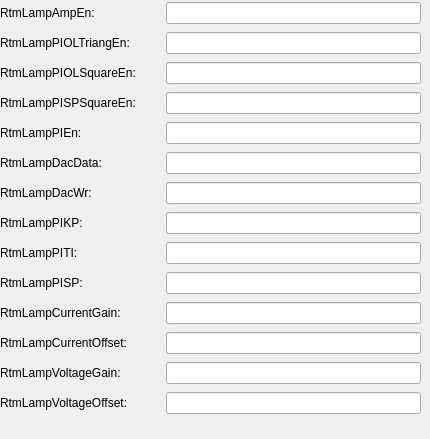
   <widget class="QWidget" name="tab_6">
    <attribute name="title">
     <string>CH3</string>
    </attribute>
    <widget class="QWidget" name="gridLayoutWidget_5">
     <property name="geometry">
      <rect>
       <x>0</x>
       <y>0</y>
       <width>421</width>
       <height>430</height>
      </rect>
     </property>
     <layout class="QGridLayout" name="gridLayout_5">
      <item row="18" column="2">
       <widget class="PyDMLineEdit" name="PyDMLineEdit_40">
        <property name="toolTip">
         <string/>
        </property>
        <property name="channel" stdset="0">
         <string>XX-99SL01:DI-FOFBCtrl:RtmLampPIEnCH3-SP</string>
        </property>
       </widget>
      </item>
      <item row="27" column="0">
       <widget class="QLabel" name="label_235">
        <property name="text">
         <string>RtmLampVoltageOffset:</string>
        </property>
       </widget>
      </item>
      <item row="22" column="2">
       <widget class="PyDMLineEdit" name="PyDMLineEdit_42">
        <property name="toolTip">
         <string/>
        </property>
        <property name="channel" stdset="0">
         <string>XX-99SL01:DI-FOFBCtrl:RtmLampPITICH3-SP</string>
        </property>
       </widget>
      </item>
      <item row="17" column="1">
       <widget class="PyDMLabel" name="PyDMLabel_53">
        <property name="toolTip">
         <string/>
        </property>
        <property name="channel" stdset="0">
         <string>XX-99SL01:DI-FOFBCtrl:RtmLampPISPSquareEnCH3-RB</string>
        </property>
       </widget>
      </item>
      <item row="23" column="2">
       <widget class="PyDMLineEdit" name="PyDMLineEdit_41">
        <property name="toolTip">
         <string/>
        </property>
        <property name="channel" stdset="0">
         <string>XX-99SL01:DI-FOFBCtrl:RtmLampPISPCH3-SP</string>
        </property>
       </widget>
      </item>
      <item row="22" column="1">
       <widget class="PyDMLabel" name="PyDMLabel_52">
        <property name="toolTip">
         <string/>
        </property>
        <property name="channel" stdset="0">
         <string>XX-99SL01:DI-FOFBCtrl:RtmLampPITICH3-RB</string>
        </property>
       </widget>
      </item>
      <item row="24" column="0">
       <widget class="QLabel" name="label_233">
        <property name="text">
         <string>RtmLampCurrentGain:</string>
        </property>
       </widget>
      </item>
      <item row="14" column="0">
       <widget class="QLabel" name="label_52">
        <property name="text">
         <string>RtmLampAmpEn:</string>
        </property>
       </widget>
      </item>
      <item row="23" column="0">
       <widget class="QLabel" name="label_56">
        <property name="text">
         <string>RtmLampPISP:</string>
        </property>
       </widget>
      </item>
      <item row="14" column="2">
       <widget class="PyDMLineEdit" name="PyDMLineEdit_47">
        <property name="toolTip">
         <string/>
        </property>
        <property name="channel" stdset="0">
         <string>XX-99SL01:DI-FOFBCtrl:RtmLampAmpEnCH3-SP</string>
        </property>
       </widget>
      </item>
      <item row="16" column="2">
       <widget class="PyDMLineEdit" name="PyDMLineEdit_44">
        <property name="toolTip">
         <string/>
        </property>
        <property name="channel" stdset="0">
         <string>XX-99SL01:DI-FOFBCtrl:RtmLampPIOLSquareEnCH3-SP</string>
        </property>
       </widget>
      </item>
      <item row="23" column="1">
       <widget class="PyDMLabel" name="PyDMLabel_47">
        <property name="toolTip">
         <string/>
        </property>
        <property name="channel" stdset="0">
         <string>XX-99SL01:DI-FOFBCtrl:RtmLampPISPCH3-RB</string>
        </property>
       </widget>
      </item>
      <item row="15" column="2">
       <widget class="PyDMLineEdit" name="PyDMLineEdit_45">
        <property name="toolTip">
         <string/>
        </property>
        <property name="channel" stdset="0">
         <string>XX-99SL01:DI-FOFBCtrl:RtmLampPIOLTriangEnCH3-SP</string>
        </property>
       </widget>
      </item>
      <item row="17" column="0">
       <widget class="QLabel" name="label_49">
        <property name="text">
         <string>RtmLampPISPSquareEn:</string>
        </property>
       </widget>
      </item>
      <item row="19" column="1">
       <widget class="PyDMLabel" name="PyDMLabel_50">
        <property name="toolTip">
         <string/>
        </property>
        <property name="channel" stdset="0">
         <string>XX-99SL01:DI-FOFBCtrl:RtmLampDacDataCH3-RB</string>
        </property>
       </widget>
      </item>
      <item row="15" column="1">
       <widget class="PyDMLabel" name="PyDMLabel_54">
        <property name="toolTip">
         <string/>
        </property>
        <property name="channel" stdset="0">
         <string>XX-99SL01:DI-FOFBCtrl:RtmLampPIOLTriangEnCH3-RB</string>
        </property>
       </widget>
      </item>
      <item row="19" column="0">
       <widget class="QLabel" name="label_48">
        <property name="text">
         <string>RtmLampDacData:</string>
        </property>
       </widget>
      </item>
      <item row="14" column="1">
       <widget class="PyDMLabel" name="PyDMLabel_55">
        <property name="toolTip">
         <string/>
        </property>
        <property name="channel" stdset="0">
         <string>XX-99SL01:DI-FOFBCtrl:RtmLampAmpEnCH3-RB</string>
        </property>
       </widget>
      </item>
      <item row="16" column="1">
       <widget class="PyDMLabel" name="PyDMLabel_51">
        <property name="toolTip">
         <string/>
        </property>
        <property name="channel" stdset="0">
         <string>XX-99SL01:DI-FOFBCtrl:RtmLampPIOLSquareEnCH3-RB</string>
        </property>
       </widget>
      </item>
      <item row="19" column="2">
       <widget class="PyDMLineEdit" name="PyDMLineEdit_39">
        <property name="toolTip">
         <string/>
        </property>
        <property name="channel" stdset="0">
         <string>XX-99SL01:DI-FOFBCtrl:RtmLampDacDataCH3-SP</string>
        </property>
       </widget>
      </item>
      <item row="20" column="1">
       <widget class="PyDMLabel" name="PyDMLabel_48">
        <property name="toolTip">
         <string/>
        </property>
        <property name="channel" stdset="0">
         <string>XX-99SL01:DI-FOFBCtrl:RtmLampDacWrCH3-RB</string>
        </property>
       </widget>
      </item>
      <item row="18" column="0">
       <widget class="QLabel" name="label_50">
        <property name="text">
         <string>RtmLampPIEn:</string>
        </property>
       </widget>
      </item>
      <item row="15" column="0">
       <widget class="QLabel" name="label_51">
        <property name="text">
         <string>RtmLampPIOLTriangEn:     </string>
        </property>
       </widget>
      </item>
      <item row="18" column="1">
       <widget class="PyDMLabel" name="PyDMLabel_49">
        <property name="toolTip">
         <string/>
        </property>
        <property name="channel" stdset="0">
         <string>XX-99SL01:DI-FOFBCtrl:RtmLampPIEnCH3-RB</string>
        </property>
       </widget>
      </item>
      <item row="21" column="0">
       <widget class="QLabel" name="label_47">
        <property name="text">
         <string>RtmLampPIKP:</string>
        </property>
       </widget>
      </item>
      <item row="22" column="0">
       <widget class="QLabel" name="label_54">
        <property name="text">
         <string>RtmLampPITI:</string>
        </property>
       </widget>
      </item>
      <item row="25" column="0">
       <widget class="QLabel" name="label_234">
        <property name="text">
         <string>RtmLampCurrentOffset:</string>
        </property>
       </widget>
      </item>
      <item row="17" column="2">
       <widget class="PyDMLineEdit" name="PyDMLineEdit_43">
        <property name="toolTip">
         <string/>
        </property>
        <property name="channel" stdset="0">
         <string>XX-99SL01:DI-FOFBCtrl:RtmLampPISPSquareEnCH3-SP</string>
        </property>
       </widget>
      </item>
      <item row="21" column="2">
       <widget class="PyDMLineEdit" name="PyDMLineEdit_48">
        <property name="toolTip">
         <string/>
        </property>
        <property name="channel" stdset="0">
         <string>XX-99SL01:DI-FOFBCtrl:RtmLampPIKPCH3-SP</string>
        </property>
       </widget>
      </item>
      <item row="21" column="1">
       <widget class="PyDMLabel" name="PyDMLabel_56">
        <property name="toolTip">
         <string/>
        </property>
        <property name="channel" stdset="0">
         <string>XX-99SL01:DI-FOFBCtrl:RtmLampPIKPCH3-RB</string>
        </property>
       </widget>
      </item>
      <item row="20" column="0">
       <widget class="QLabel" name="label_53">
        <property name="text">
         <string>RtmLampDacWr:</string>
        </property>
       </widget>
      </item>
      <item row="16" column="0">
       <widget class="QLabel" name="label_55">
        <property name="text">
         <string>RtmLampPIOLSquareEn:</string>
        </property>
       </widget>
      </item>
      <item row="20" column="2">
       <widget class="PyDMLineEdit" name="PyDMLineEdit_46">
        <property name="toolTip">
         <string/>
        </property>
        <property name="channel" stdset="0">
         <string>XX-99SL01:DI-FOFBCtrl:RtmLampDacWrCH3-SP</string>
        </property>
       </widget>
      </item>
      <item row="26" column="0">
       <widget class="QLabel" name="label_236">
        <property name="text">
         <string>RtmLampVoltageGain:</string>
        </property>
       </widget>
      </item>
      <item row="24" column="1">
       <widget class="PyDMLabel" name="PyDMLabel_177">
        <property name="toolTip">
         <string/>
        </property>
        <property name="channel" stdset="0">
         <string>XX-99SL01:DI-FOFBCtrl:RtmLampWvfGainCH3-SP</string>
        </property>
       </widget>
      </item>
      <item row="25" column="1">
       <widget class="PyDMLabel" name="PyDMLabel_178">
        <property name="toolTip">
         <string/>
        </property>
        <property name="channel" stdset="0">
         <string>XX-99SL01:DI-FOFBCtrl:RtmLampWvfOffsetCH3-SP</string>
        </property>
       </widget>
      </item>
      <item row="26" column="1">
       <widget class="PyDMLabel" name="PyDMLabel_179">
        <property name="toolTip">
         <string/>
        </property>
        <property name="channel" stdset="0">
         <string>XX-99SL01:DI-FOFBCtrl:RtmLampWvfGainCH11-SP</string>
        </property>
       </widget>
      </item>
      <item row="27" column="1">
       <widget class="PyDMLabel" name="PyDMLabel_180">
        <property name="toolTip">
         <string/>
        </property>
        <property name="channel" stdset="0">
         <string>XX-99SL01:DI-FOFBCtrl:RtmLampWvfOffsetCH11-SP</string>
        </property>
       </widget>
      </item>
      <item row="24" column="2">
       <widget class="PyDMLineEdit" name="PyDMLineEdit_104">
        <property name="toolTip">
         <string/>
        </property>
        <property name="channel" stdset="0">
         <string>XX-99SL01:DI-FOFBCtrl:RtmLampWvfGainCH3-SP</string>
        </property>
       </widget>
      </item>
      <item row="25" column="2">
       <widget class="PyDMLineEdit" name="PyDMLineEdit_105">
        <property name="toolTip">
         <string/>
        </property>
        <property name="channel" stdset="0">
         <string>XX-99SL01:DI-FOFBCtrl:RtmLampWvfOffsetCH3-SP</string>
        </property>
       </widget>
      </item>
      <item row="26" column="2">
       <widget class="PyDMLineEdit" name="PyDMLineEdit_106">
        <property name="toolTip">
         <string/>
        </property>
        <property name="channel" stdset="0">
         <string>XX-99SL01:DI-FOFBCtrl:RtmLampWvfGainCH11-SP</string>
        </property>
       </widget>
      </item>
      <item row="27" column="2">
       <widget class="PyDMLineEdit" name="PyDMLineEdit_107">
        <property name="toolTip">
         <string/>
        </property>
        <property name="channel" stdset="0">
         <string>XX-99SL01:DI-FOFBCtrl:RtmLampWvfOffsetCH11-SP</string>
        </property>
       </widget>
      </item>
     </layout>
    </widget>
   </widget>
